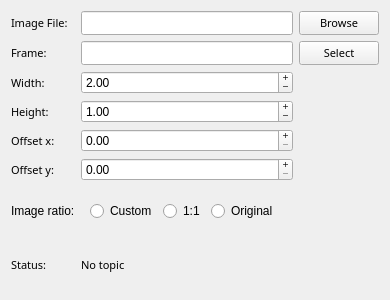
<?xml version="1.0" encoding="UTF-8"?>
<ui version="4.0">
 <class>robot_image_config</class>
 <widget class="QWidget" name="robot_image_config">
  <property name="geometry">
   <rect>
    <x>0</x>
    <y>0</y>
    <width>383</width>
    <height>300</height>
   </rect>
  </property>
  <property name="windowTitle">
   <string>Form</string>
  </property>
  <property name="styleSheet">
   <string notr="true"/>
  </property>
  <layout class="QGridLayout" name="gridLayout">
   <item row="0" column="0">
    <widget class="QLabel" name="image_label">
     <property name="font">
      <font>
       <family>Sans Serif</family>
       <pointsize>8</pointsize>
      </font>
     </property>
     <property name="text">
      <string>Image File:</string>
     </property>
    </widget>
   </item>
   <item row="0" column="3">
    <widget class="QPushButton" name="browse">
        <property name="sizePolicy">
         <sizepolicy hsizetype="Fixed" vsizetype="Fixed">
          <horstretch>0</horstretch>
          <verstretch>0</verstretch>
         </sizepolicy>
        </property>
     <property name="font">
      <font>
       <family>Sans Serif</family>
       <pointsize>8</pointsize>
      </font>
     </property>
     <property name="styleSheet">
      <string notr="true"/>
     </property>
     <property name="text">
      <string>Browse</string>
     </property>
    </widget>
   </item>
   <item row="2" column="0">
    <widget class="QLabel" name="frame_label">
     <property name="font">
      <font>
       <family>Sans Serif</family>
       <pointsize>8</pointsize>
      </font>
     </property>
     <property name="text">
      <string>Frame:</string>
     </property>
    </widget>
   </item>
   <item row="2" column="1" colspan="2">
    <widget class="QLineEdit" name="frame">
     <property name="font">
      <font>
       <family>Sans Serif</family>
       <pointsize>8</pointsize>
      </font>
     </property>
    </widget>
   </item>
   <item row="2" column="3">
    <widget class="QPushButton" name="selectframe">
        <property name="sizePolicy">
         <sizepolicy hsizetype="Fixed" vsizetype="Fixed">
          <horstretch>0</horstretch>
          <verstretch>0</verstretch>
         </sizepolicy>
        </property>
     <property name="font">
      <font>
       <family>Sans Serif</family>
       <pointsize>8</pointsize>
      </font>
     </property>
     <property name="styleSheet">
      <string notr="true"/>
     </property>
     <property name="text">
      <string>Select</string>
     </property>
    </widget>
   </item>
   <item row="3" column="0">
    <widget class="QLabel" name="width_label">
     <property name="font">
      <font>
       <family>Sans Serif</family>
       <pointsize>8</pointsize>
      </font>
     </property>
     <property name="text">
      <string>Width:</string>
     </property>
    </widget>
   </item>
   <item row="3" column="1" colspan="2">
    <widget class="QDoubleSpinBox" name="width">
     <property name="sizePolicy">
      <sizepolicy hsizetype="Preferred" vsizetype="Fixed">
       <horstretch>0</horstretch>
       <verstretch>0</verstretch>
      </sizepolicy>
     </property>
     <property name="buttonSymbols">
      <enum>QAbstractSpinBox::PlusMinus</enum>
     </property>
     <property name="suffix">
      <string/>
     </property>
     <property name="value">
      <double>2.000000000000000</double>
     </property>
    </widget>
   </item>
   <item row="4" column="0">
    <widget class="QLabel" name="height_label">
     <property name="font">
      <font>
       <family>Sans Serif</family>
       <pointsize>8</pointsize>
      </font>
     </property>
     <property name="text">
      <string>Height:</string>
     </property>
    </widget>
   </item>
   <item row="4" column="1" colspan="2">
    <widget class="QDoubleSpinBox" name="height">
     <property name="sizePolicy">
      <sizepolicy hsizetype="Preferred" vsizetype="Fixed">
       <horstretch>0</horstretch>
       <verstretch>0</verstretch>
      </sizepolicy>
     </property>
     <property name="buttonSymbols">
      <enum>QAbstractSpinBox::PlusMinus</enum>
     </property>
     <property name="suffix">
      <string/>
     </property>
     <property name="value">
      <double>1.000000000000000</double>
     </property>
    </widget>
   </item>
   <item row="5" column="0">
    <widget class="QLabel" name="offset_x_label">
     <property name="font">
      <font>
       <family>Sans Serif</family>
       <pointsize>8</pointsize>
      </font>
     </property>
     <property name="text">
      <string>Offset x:</string>
     </property>
    </widget>
   </item>
   <item row="5" column="1" colspan="2">
    <widget class="QDoubleSpinBox" name="offset_x">
     <property name="sizePolicy">
      <sizepolicy hsizetype="Preferred" vsizetype="Fixed">
       <horstretch>0</horstretch>
       <verstretch>0</verstretch>
      </sizepolicy>
     </property>
     <property name="buttonSymbols">
      <enum>QAbstractSpinBox::PlusMinus</enum>
     </property>
     <property name="suffix">
      <string/>
     </property>
     <property name="value">
      <double>0.000000000000000</double>
     </property>
    </widget>
   </item>
   <item row="6" column="0">
    <widget class="QLabel" name="offset_y_label">
     <property name="font">
      <font>
       <family>Sans Serif</family>
       <pointsize>8</pointsize>
      </font>
     </property>
     <property name="text">
      <string>Offset y:</string>
     </property>
    </widget>
   </item>
   <item row="6" column="1" colspan="2">
    <widget class="QDoubleSpinBox" name="offset_y">
     <property name="sizePolicy">
      <sizepolicy hsizetype="Preferred" vsizetype="Fixed">
       <horstretch>0</horstretch>
       <verstretch>0</verstretch>
      </sizepolicy>
     </property>
     <property name="buttonSymbols">
      <enum>QAbstractSpinBox::PlusMinus</enum>
     </property>
     <property name="suffix">
      <string/>
     </property>
     <property name="value">
      <double>0.000000000000000</double>
     </property>
    </widget>
   </item>
   <item row="8" column="0">
    <widget class="QLabel" name="status_label">
     <property name="font">
      <font>
       <family>Sans Serif</family>
       <pointsize>8</pointsize>
      </font>
     </property>
     <property name="text">
      <string>Status:</string>
     </property>
    </widget>
   </item>
   <item row="8" column="1" colspan="2">
    <widget class="QLabel" name="status">
     <property name="font">
      <font>
       <family>Sans Serif</family>
       <pointsize>8</pointsize>
      </font>
     </property>
     <property name="styleSheet">
      <string notr="true"/>
     </property>
     <property name="text">
      <string>No topic</string>
     </property>
     <property name="wordWrap">
      <bool>true</bool>
     </property>
    </widget>
   </item>
   <item row="7" column="0">
    <widget class="QLabel" name="label">
     <property name="text">
      <string>Image ratio:</string>
     </property>
    </widget>
   </item>
   <item row="0" column="1" colspan="2">
    <widget class="QLineEdit" name="image">
     <property name="font">
      <font>
       <family>Sans Serif</family>
       <pointsize>8</pointsize>
      </font>
     </property>
    </widget>
   </item>
   <item row="7" column="1">
    <widget class="QWidget" name="widget" native="true">
     <layout class="QHBoxLayout" name="horizontalLayout">
      <item>
       <widget class="QRadioButton" name="ratio_custom">
        <property name="text">
         <string>Custom</string>
        </property>
       </widget>
      </item>
      <item>
       <widget class="QRadioButton" name="ratio_equal">
        <property name="text">
         <string>1:1</string>
        </property>
       </widget>
      </item>
      <item>
       <widget class="QRadioButton" name="ratio_original">
        <property name="text">
         <string>Original</string>
        </property>
       </widget>
      </item>
     </layout>
    </widget>
   </item>
  </layout>
 </widget>
 <resources/>
 <connections/>
 <slots>
  <slot>SelectColor()</slot>
  <slot>SelectTopic()</slot>
  <slot>TopicEdited()</slot>
  <slot>PositionToleranceChanged(double)</slot>
  <slot>AngleToleranceChanged(double)</slot>
 </slots>
</ui>
